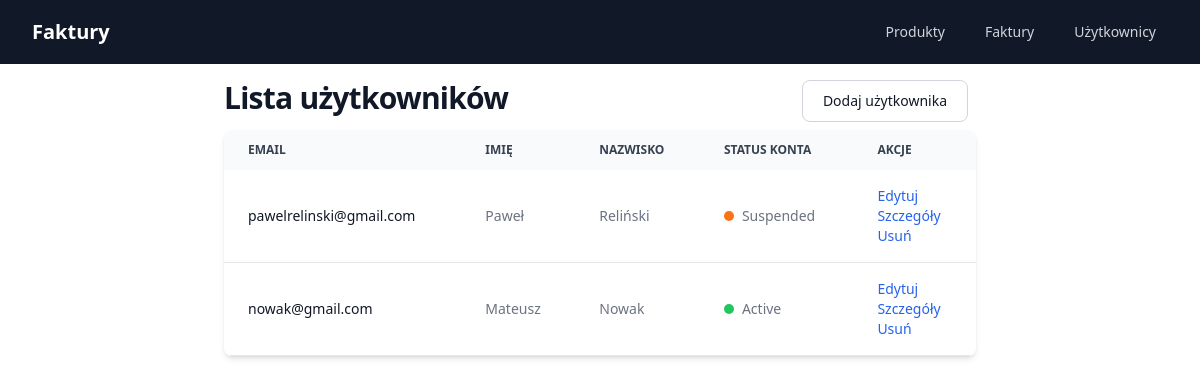
Before: /users-list/ with the older database file.
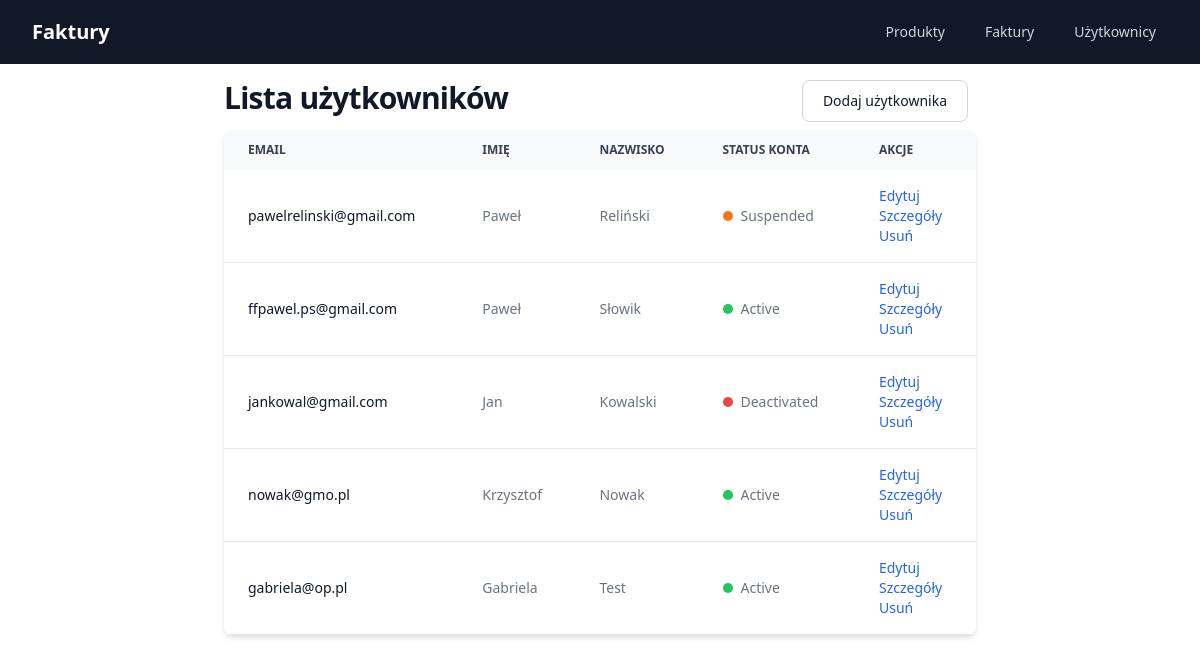
After: the same page with the newer database file.
### core/models.py (models this page shows, shortened)
class User(models.Model):
    email = models.EmailField(unique=True)
    first_name = models.CharField(max_length=50)
    last_name = models.CharField(max_length=50)
    street_address = models.CharField(
        max_length=100,
        default='',
        null=False)
    city = models.CharField(
        max_length=50,
        default='',
        null=False)
    country = models.CharField(
        max_length=50,
        default='',
        null=False)
    postal_code = models.CharField(
        max_length=20,
        default='',
        null=False)
    contact_information = models.CharField(max_length=50)
    account_status = models.CharField(
        max_length=20,
        choices=[(status.value, status.value.title()) for status in UserAccountStatus],
        default=UserAccountStatus.ACTIVE)
    created_at = models.DateTimeField(auto_now_add=True)
    updated_at = models.DateTimeField(auto_now=True)

### core/views.py (the view)
# urls.py: path('users-list/', views.UsersListView.as_view(), name='users_list'),
class UsersListView(generic.ListView):
    model = User
    template_name = 'core/user/users_list.html'
    context_object_name = 'users_list'
    def get_queryset(self):
        return User.objects.all()

### templates/core/user/users_list.html (shortened to what this page needs)
{% extends "core/base.html" %}
{% block content %}
    <header>
        <div class="mx-auto max-w-7xl flex flex-row justify-between">
            <h1 class="text-3xl font-bold tracking-tight text-gray-900 dark:text-white">
                Lista użytkowników
            </h1>
            <a href="{% url 'core:user_add' %}"
               class="text-gray-900 bg-white border border-gray-300 focus:outline-none hover:bg-gray-100 focus:ring-4 focus:ring-gray-200 font-medium rounded-lg text-sm px-5 py-2.5 mr-2 mb-2 dark:bg-gray-800 dark:text-white dark:border-gray-600 dark:hover:bg-gray-700 dark:hover:border-gray-600 dark:focus:ring-gray-700">
                Dodaj użytkownika
            </a>
        </div>
    </header>
    {% if users_list %}
        <div class="relative overflow-x-auto shadow-md sm:rounded-lg">
            <table class="w-full text-sm text-left text-gray-500 dark:text-gray-400">
                <thead class="text-xs text-gray-700 uppercase bg-gray-50 dark:bg-gray-700 dark:text-gray-400">
                <tr>
                    <th scope="col" class="px-6 py-3">
                        Email
                    </th>
                    <th scope="col" class="px-6 py-3">
                        Imię
                    </th>
                    <th scope="col" class="px-6 py-3">
                        Nazwisko
                    </th>
                    <th scope="col" class="px-6 py-3">
                        Status konta
                    </th>
                    <th scope="col" class="px-6 py-3">
                        Akcje
                    </th>
                </tr>
                </thead>
                <tbody>
                {% for user in users_list %}
                    <tr class="bg-white border-b dark:bg-gray-900 dark:border-gray-700">
                        <th scope="row" class="px-6 py-4 font-medium text-gray-900 whitespace-nowrap dark:text-white">
                            {{ user.email }}
                        </th>
                        <td class="px-6 py-4">
                            {{ user.first_name }}
                        </td>
                        <td class="px-6 py-4">
                            {{ user.last_name }}
                        </td>
                        <td class="px-6 py-4">
                            <div class="flex items-center">
                                {% if user.account_status == 'active' %}
                                    <div class="h-2.5 w-2.5 rounded-full bg-green-500 mr-2"></div>
                                {% elif user.account_status == 'deactivated' %}
                                    <div class="h-2.5 w-2.5 rounded-full bg-red-500 mr-2"></div>
                                {% else %}
                                    <div class="h-2.5 w-2.5 rounded-full bg-orange-500 mr-2"></div>
                                {% endif %}
                                {{ user.account_status.title }}
                            </div>
                        </td>
                        <td class="px-6 py-4 flex flex-col">
                            <a href="{% url 'core:user_update' user.id %}" class="font-medium text-blue-600 dark:text-blue-500 hover:underline">Edytuj</a>
                            <a href="{% url 'core:user_detail' user.id %}" class="font-medium text-blue-600 dark:text-blue-500 hover:underline">Szczegóły</a>
                            <a href="{% url 'core:user_delete' user.id %}" class="font-medium text-blue-600 dark:text-blue-500 hover:underline">Usuń</a>
                        </td>
                    </tr>
                {% endfor %}
                </tbody>
            </table>
        </div>
    {% else %}
        <div class="w-full text-center mt-10">
            Brak użytkowników
        </div>
    {% endif %}
{% endblock %}

### templates/core/base.html (shortened to what this page needs)
<!DOCTYPE html>
<html lang="en">
<head>
    {% load static %}
    <link rel="stylesheet" href="{% static 'core/style.css' %}">
    <link rel="stylesheet" href="{% static 'core/form.css' %}">
    {% load static tailwind_tags %}
    {% tailwind_css %}
</head>
<body class="bg-white dark:bg-gray-600">
<nav class="bg-gray-900">
    <div class="max-w-7xl mx-auto px-4 sm:px-6 lg:px-8">
        <div class="flex items-center justify-between h-16">
            <div class="flex items-center">
                <a href="#" class="text-white font-bold text-xl">
                    Faktury
                </a>
            </div>
            <div class="hidden md:block">
                <div class="ml-10 flex items-baseline space-x-4">
                    <a href="{% url 'core:products_list' %}"
                       class="text-gray-300 hover:text-white px-3 py-2 rounded-md text-sm font-medium">Produkty</a>
                    <a href="{% url 'core:invoices_list' %}"
                       class="text-gray-300 hover:text-white px-3 py-2 rounded-md text-sm font-medium">Faktury</a>
                    <a href="{% url 'core:users_list' %}"
                       class="text-gray-300 hover:text-white px-3 py-2 rounded-md text-sm font-medium">Użytkownicy</a>
                </div>
            </div>
        </div>
    </div>
</nav>
<div class="w-full">
    <div class="mx-auto px-4 sm:px-6 md:mx-24 lg:px-8 lg:mx-48">
        <div class="py-4">
            {% block content %}
            {% endblock %}
        </div>
    </div>
</div>
</body>
</html>

### static/core/style.css (style rules this page uses)
h1 { color: red; }

Changed rows visible on the page:
removed User: email "nowak@gmail.com", first_name "Mateusz", last_name "Nowak", account_status "Active"
added User: email "ffpawel.ps@gmail.com", first_name "Paweł", last_name "Słowik", account_status "Active"
added User: email "jankowal@gmail.com", first_name "Jan", last_name "Kowalski", account_status "Deactivated"
added User: email "nowak@gmo.pl", first_name "Krzysztof", last_name "Nowak", account_status "Active"
added User: email "gabriela@op.pl", first_name "Gabriela", last_name "Test", account_status "Active"
